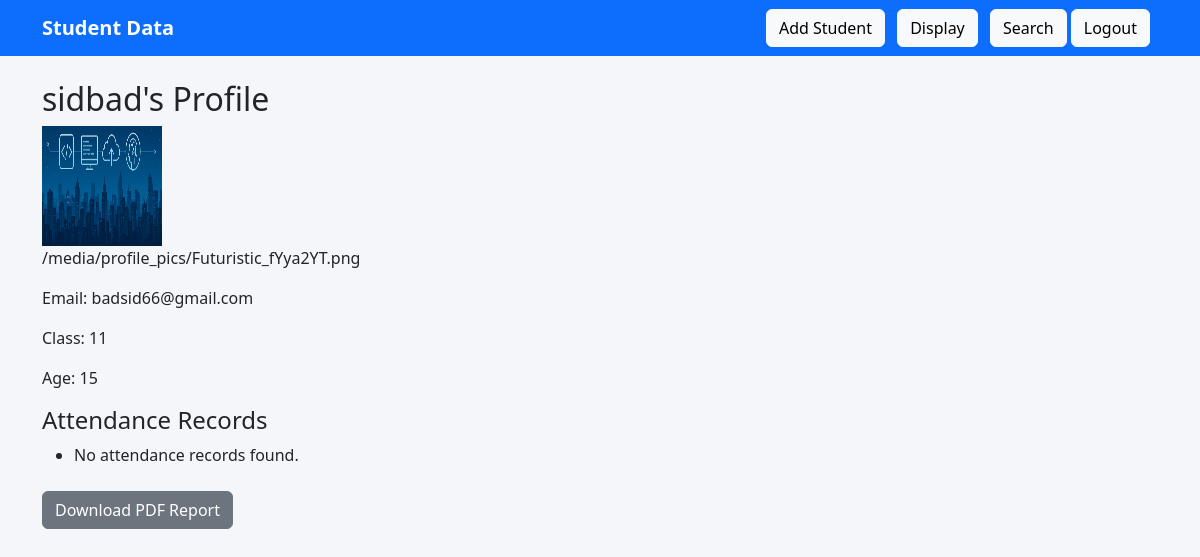
/profile/1/ (signed in), run on the app's committed database.
### students/models.py (models this page shows, shortened)
class Student(models.Model):
    name = models.CharField(max_length=100)
    email = models.EmailField()
    student_class = models.IntegerField()
    age = models.IntegerField()
    profile_pic = models.ImageField(upload_to='profile_pics/')
    gender = models.CharField(max_length=10, choices=[('Male', 'Male'), ('Female', 'Female')],default='Male') # blank=True, null=True means that this field is optional

### students/views.py (the view)
# urls.py: path('profile/<int:id>/', views.student_profile, name='student_profile'),
@login_required
def student_profile(request, id):
    student = get_object_or_404(Student, id=id)
    attendance = Attendance.objects.filter(student=student)
    return render(request, 'students/profile.html', {
        'student': student,
        'attendance': attendance
    })

### students/templates/students/profile.html
{% extends 'students/base.html' %}
{% block content %}
<h2>{{ student.name }}'s Profile</h2>
{% if student.profile_pic %}
  <img src="{{ student.profile_pic.url }}" height="120" width="120" alt="Profile Photo">
  <p>{{ student.profile_pic.url }}</p>
{% else %}
  <p><strong>No profile picture uploaded.</strong></p>
{% endif %}
<p>Email: {{ student.email }}</p>
<p>Class: {{ student.student_class }}</p>
<p>Age: {{ student.age }}</p>
<h4>Attendance Records</h4>
<ul>
  {% for a in attendance %}
    <li>{{ a.date }} - {{ a.status }}</li>
  {% empty %}
    <li>No attendance records found.</li>
  {% endfor %}
</ul>
<a href="{% url 'download_report' student.id %}" class="btn btn-secondary mt-2">Download PDF Report</a>
{% endblock %}

### students/templates/students/base.html (style rules this page uses)
body { background: #f4f6f9; font-family: 'Segoe UI', sans-serif; }

### data on the page
Student: name "sidbad", profile_pic (picture), profile_pic "/media/profile_pics/Futuristic_fYya2YT.png", email "badsid66@gmail.com", student_class "11", age "15"
